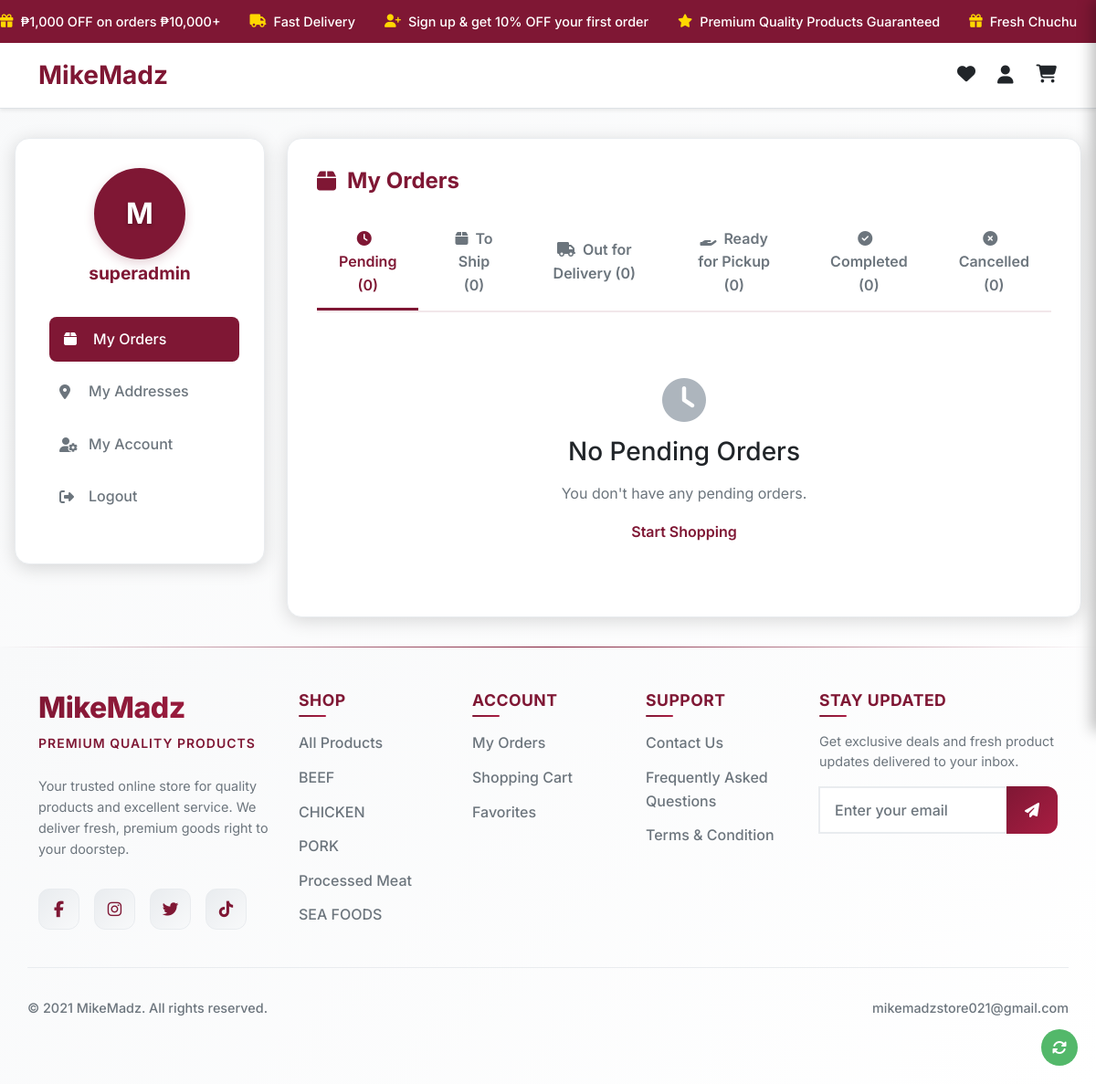
/orders.php (signed in), run on the app's committed database.
### tables this page shows
CREATE TABLE `promo_messages` (
  `id` int(11) NOT NULL,
  `message_text` text NOT NULL,
  `icon_class` varchar(100) NOT NULL DEFAULT 'fas fa-star',
  `is_active` tinyint(1) DEFAULT 1,
  `sort_order` int(11) DEFAULT 0,
  `created_at` timestamp NOT NULL DEFAULT current_timestamp(),
  `updated_at` timestamp NOT NULL DEFAULT current_timestamp() ON UPDATE current_timestamp()
);

CREATE TABLE `user_info` (
  `user_info_id` int(11) NOT NULL,
  `user_id` int(11) NOT NULL,
  `first_name` varchar(100) DEFAULT NULL,
  `last_name` varchar(100) DEFAULT NULL,
  `email` varchar(100) NOT NULL,
  `phone` varchar(20) DEFAULT NULL,
  `gcash_number` varchar(20) DEFAULT NULL,
  `profile_picture` varchar(255) DEFAULT NULL,
  `date_created` timestamp NOT NULL DEFAULT current_timestamp(),
  `date_updated` timestamp NOT NULL DEFAULT current_timestamp() ON UPDATE current_timestamp()
);

CREATE TABLE `users` (
  `user_id` int(11) NOT NULL,
  `username` varchar(50) NOT NULL,
  `password` varchar(255) NOT NULL,
  `is_active` tinyint(1) DEFAULT 1,
  `date_created` timestamp NOT NULL DEFAULT current_timestamp(),
  `date_updated` timestamp NOT NULL DEFAULT current_timestamp() ON UPDATE current_timestamp(),
  `usertype_id` int(11) DEFAULT NULL,
  `email_verified` tinyint(1) DEFAULT 0,
  `id_verified` tinyint(1) DEFAULT 0
);

CREATE TABLE `categories` (
  `category_id` int(11) NOT NULL,
  `category_name` varchar(100) NOT NULL,
  `is_archive` tinyint(1) DEFAULT 0
);

### orders.php (the view, shortened to what this page needs)
<?php
include 'includes/db.php';
$user_id = $_SESSION['user_id'];
$sql = "SELECT u.user_id, u.username, ui.first_name, ui.last_name, ui.email, ui.phone, ui.gcash_number, ui.user_info_id, ui.profile_picture
        FROM users u
        INNER JOIN user_info ui ON u.user_id = ui.user_id
        WHERE u.user_id = :user_id";
$stmt = $pdo->prepare($sql);
$stmt->bindParam(':user_id', $user_id);
$stmt->execute();
$user = $stmt->fetch(PDO::FETCH_ASSOC);
$allOrders = [];
$pendingOrders = array_filter($allOrders, function($order) {
    return $order['status'] === 'Pending';
});
$toShipOrders = array_filter($allOrders, function($order) {
    return $order['status'] === 'To Ship';
});
$outForDeliveryOrders = array_filter($allOrders, function($order) {
    return $order['status'] === 'Out for delivery';
});
$completedOrders = array_filter($allOrders, function($order) {
    return $order['status'] === 'Completed';
});
$cancelledOrders = array_filter($allOrders, function($order) {
    return $order['status'] === 'Cancelled';
});
$readyForPickupOrders = array_filter($allOrders, function($order) {
    return $order['status'] === 'Ready for Pick Up';
});
?>
<!DOCTYPE html>
<html lang="en">
<head>
    <?php include 'includes/user_head.php'; ?>
</head>
<body>
<?php include 'includes/user_promo.php'; ?>
    <?php include 'includes/user_navbar.php'; ?>
    <div class="profile-container">
        <div class="row g-4">
            <div class="col-lg-3">
                <div class="profile-sidebar">
                    <div class="text-center">
                        <?php
                        $hasProfilePicture = !empty($user['profile_picture']) &&
                                           $user['profile_picture'] !== 'uploads/default.png' &&
                                           file_exists($user['profile_picture']);
                        if ($hasProfilePicture): ?>
                            <img src="<?= htmlspecialchars($user['profile_picture']) ?>"
                                 alt="Profile Picture"
                                 class="profile-avatar" />
                        <?php else: ?>
                            <?php
                            $firstName = $user['first_name'] ?? '';
                            $lastName = $user['last_name'] ?? '';
                            $initials = '';
                            if (!empty($firstName) && !empty($lastName)) {
                                $initials = strtoupper(substr($firstName, 0, 1) . substr($lastName, 0, 1));
                            } elseif (!empty($firstName)) {
                                $initials = strtoupper(substr($firstName, 0, 1));
                            } elseif (!empty($lastName)) {
                                $initials = strtoupper(substr($lastName, 0, 1));
                            } else {
                                $initials = strtoupper(substr($user['username'], 0, 1));
                            }
                            ?>
                            <div class="profile-avatar profile-avatar-initials"
                                 style="background: var(--bs-secondary);
                                        color: white;
                                        display: flex;
                                        align-items: center;
                                        justify-content: center;
                                        font-size: 2rem;
                                        font-weight: 700;
                                        text-shadow: 0 2px 4px rgba(0,0,0,0.3);
                                        width: 100px;
                                        height: 100px;
                                        margin: 0 auto;
                                        box-shadow: 0 4px 12px rgba(127, 23, 52, 0.2);">
                                <?= htmlspecialchars($initials) ?>
                            </div>
                        <?php endif; ?>
                        <div class="profile-name"><?= htmlspecialchars($user['username']); ?></div>
                    </div>
                    <ul class="nav-links">
                        <li class="nav-link-item">
                            <a href="#orders" class="nav-link-btn active">
                                <i class="fas fa-box"></i>
                                My Orders
                            </a>
                        </li>
                        <li class="nav-link-item">
                            <a href="#addresses" class="nav-link-btn">
                                <i class="fas fa-map-marker-alt"></i>
                                My Addresses
                            </a>
                        </li>
                        <li class="nav-link-item">
                            <a href="#account" class="nav-link-btn">
                                <i class="fas fa-user-cog"></i>
                                My Account
                            </a>
                        </li>
                        <li class="nav-link-item">
                            <a href="#" class="nav-link-btn" onclick="confirmLogout()">
                                <i class="fas fa-sign-out-alt"></i>
                                Logout
                            </a>
                        </li>
                    </ul>
                </div>
            </div>
            <div class="col-lg-9">
                <div class="content-area">
                    <div id="orders" class="content-section active">
                        <h2 class="section-title">
                            <i class="fas fa-box"></i>
                            My Orders
                        </h2>
                        <div class="order-tabs">
                            <button class="tab-btn active" data-tab="pending">
                                <i class="fas fa-clock me-2"></i>Pending (<?= count($pendingOrders) ?>)
                            </button>
                            <button class="tab-btn" data-tab="to-ship">
                                <i class="fas fa-box me-2"></i>To Ship (<?= count($toShipOrders) ?>)
                            </button>
                            <button class="tab-btn" data-tab="out-for-delivery">
                                <i class="fas fa-truck me-2"></i>Out for Delivery (<?= count($outForDeliveryOrders) ?>)
                            </button>
                            <button class="tab-btn" data-tab="ready-pickup">
                                <i class="fas fa-hand-holding me-2"></i>Ready for Pickup (<?= count($readyForPickupOrders) ?>)
                            </button>
                            <button class="tab-btn" data-tab="completed">
                                <i class="fas fa-check-circle me-2"></i>Completed (<?= count($completedOrders) ?>)
                            </button>
                            <button class="tab-btn" data-tab="cancelled">
                                <i class="fas fa-times-circle me-2"></i>Cancelled (<?= count($cancelledOrders) ?>)
                            </button>
                        </div>
                        <div id="pending-orders" class="tab-content active">
                            <?php if (empty($pendingOrders)): ?>
                                <div class="empty-state">
                                    <i class="fas fa-clock"></i>
                                    <h3>No Pending Orders</h3>
                                    <p>You don't have any pending orders.</p>
                                    <a href="product.php">Start Shopping</a>
                                </div>
                            <?php endif; ?>
                        </div>
                    </div>
                </div>
            </div>
        </div>
    </div>
    <?php include 'includes/user_footer.php'; ?>
</body>
</html>

### includes/user_promo.php (shortened to what this page needs)
 <?php
$promo_messages = [];
try {
    include_once __DIR__ . '/db.php';
    $stmt = $pdo->query("SELECT * FROM promo_messages WHERE is_active = 1 ORDER BY sort_order ASC, created_at ASC");
    $promo_messages = $stmt->fetchAll(PDO::FETCH_ASSOC);
} catch (Exception $e) {
    $promo_messages = [
        ['message_text' => '₱1,000 OFF on orders ₱10,000+', 'icon_class' => 'fas fa-gift'],
        ['message_text' => 'Free Nationwide Delivery on ₱7,000+', 'icon_class' => 'fas fa-truck'],
        ['message_text' => 'Sign up & get 10% OFF your first order', 'icon_class' => 'fas fa-user-plus'],
        ['message_text' => 'Premium Quality Products Guaranteed', 'icon_class' => 'fas fa-star'],
        ['message_text' => '90 Minutes Express Delivery', 'icon_class' => 'fas fa-clock']
    ];
}
?>
<div class="promo-banner">
    <div class="promo-marquee">
        <?php foreach ($promo_messages as $message): ?>
            <div class="promo-item">
                <i class="<?= htmlspecialchars($message['icon_class']) ?>"></i><?= htmlspecialchars($message['message_text']) ?>
            </div>
        <?php endforeach; ?>
    </div>
</div>

### includes/user_footer.php (shortened to what this page needs)
<?php
include_once __DIR__ . '/db.php';
$footer_categories = [];
try {
    $stmt = $pdo->query("
        SELECT
            c.category_id,
            c.category_name,
            COUNT(p.product_id) as product_count
        FROM categories c
        LEFT JOIN products p ON c.category_id = p.category_id AND p.is_archive = 0
        GROUP BY c.category_id, c.category_name
        HAVING product_count > 0
        ORDER BY product_count DESC, c.category_name
        LIMIT 6
    ");
    $footer_categories = $stmt->fetchAll(PDO::FETCH_ASSOC);
} catch (PDOException $e) {
    $footer_categories = [];
}
?>
<footer class="footer">
    <div class="container">
        <div class="row g-4 py-5">
            <div class="col-lg-3 col-md-6">
                <div class="footer-brand mb-4">
                    <h2 class="brand-name">MikeMadz</h2>
                    <div class="brand-tagline">Premium Quality Products</div>
                </div>
                <p class="footer-description">
                    Your trusted online store for quality products and excellent service. We deliver fresh, premium goods right to your doorstep.
                </p>
                <div class="social-links">
                    <a href="https://www.facebook.com/profile.php?id=100080633373415&rdid=aUMAHJjLqc8iyS6F&share_url=https%3A%2F%2Fwww.facebook.com%2Fshare%2F1CWfcWaM36#" class="social-link" aria-label="Facebook" target="_blank" rel="noopener noreferrer">
                        <i class="fab fa-facebook-f"></i>
                    </a>
                    <a href="https://www.instagram.com/_mikemadz/?fbclid=IwY2xjawM7tJJleHRuA2FlbQIxMABicmlkETFNUnlFdHZhb0tQWnhDczRpAR74YXn5w3HVbILSwEbqrBNsAsWVgDSIG4BL0me2649S0H7rix1rIb6-suU8_w_aem_j99nmp4VFY9UePLoWrYFAQ" class="social-link" aria-label="Instagram" target="_blank" rel="noopener noreferrer">
                        <i class="fab fa-instagram"></i>
                    </a>
                    <a href="https://x.com/_mikemadz?fbclid=IwY2xjawM7szVleHRuA2FlbQIxMABicmlkETFFTHNRNExsVkN3b1g3TWpSAR4sjkp4ynBgeF98L9eiaM7HqoEMJ7kjMJIOYx23vFsrSbIgbxpcitbH9C9flA_aem_5ghteVEc9M4UPXDqpM1lTg" class="social-link" aria-label="Twitter" target="_blank" rel="noopener noreferrer">
                        <i class="fab fa-twitter"></i>
                    </a>
                    <a href="https://www.tiktok.com/@_mikemadz?fbclid=IwY2xjawM7tQ5leHRuA2FlbQIxMABicmlkETFNUnlFdHZhb0tQWnhDczRpAR7nONSLtD8m1pJow_8yumrTfhu0UjsEyQuNOxZKZt3CMSiGnwhAnSVfevi09g_aem_Wgz8xno5jClfgS5QhZpHaA" class="social-link" aria-label="TikTok" target="_blank" rel="noopener noreferrer">
                        <i class="fab fa-tiktok"></i>
                    </a>
                </div>
            </div>
            <div class="col-lg-2 col-md-6">
                <h5 class="footer-title">Shop</h5>
                <ul class="footer-links">
                    <li><a href="product.php">All Products</a></li>
                    <?php if (!empty($footer_categories)): ?>
                        <?php foreach ($footer_categories as $category): ?>
                            <li><a href="product.php?category=<?= urlencode(strtolower($category['category_name'])) ?>">
                                <?= htmlspecialchars(ucfirst($category['category_name'])) ?>
                            </a></li>
                        <?php endforeach; ?>
                    <?php endif; ?>
                </ul>
            </div>
            <div class="col-lg-2 col-md-6">
                <h5 class="footer-title">Account</h5>
                <ul class="footer-links">
                    <li><a href="orders.php">My Orders</a></li>
                    <li><a href="cart.php">Shopping Cart</a></li>
                    <li><a href="favorites.php">Favorites</a></li>
                </ul>
            </div>
            <div class="col-lg-2 col-md-6">
                <h5 class="footer-title">Support</h5>
                <ul class="footer-links">
                    <li><a href="https://www.facebook.com/profile.php?id=100080633373415" target="_blank" rel="noopener noreferrer">Contact Us</a></li>
                    <li><a href="faq.php">Frequently Asked Questions</a></li>
                    <li><a href="#" data-bs-toggle="modal" data-bs-target="#termsModal">Terms &amp; Condition</a></li>
                </ul>
            </div>
            <div class="col-lg-3 col-md-6">
                <h5 class="footer-title">Stay Updated</h5>
                <p class="newsletter-text">Get exclusive deals and fresh product updates delivered to your inbox.</p>
                <form class="newsletter-form" onsubmit="handleNewsletter(event)">
                    <div class="input-group">
                        <input type="email" id="newsletter-email" name="newsletter-email" class="form-control newsletter-input" placeholder="Enter your email" required>
                        <button type="submit" class="btn newsletter-btn">
                            <i class="fas fa-paper-plane"></i>
                        </button>
                    </div>
                </form>
        </div>
        <div class="footer-bottom">
            <div class="row align-items-center">
                <div class="col-md-6">
                    <p class="copyright-text">
                        &copy; <?php echo date('2021'); ?> MikeMadz. All rights reserved.
                    </p>
                </div>
                <div class="col-md-6">
                    <div class="footer-bottom-links">
                        <a href="mailto:mikemadzstore021@gmail.com">mikemadzstore021@gmail.com</a>
                    </div>
                </div>
            </div>
        </div>
    </div>
</footer>

### data on the page
promo_messages: message_text "₱1,000 OFF on orders ₱10,000+"
promo_messages: message_text "Fast Delivery"
promo_messages: message_text "Sign up & get 10% OFF your first order"
promo_messages: message_text "Premium Quality Products Guaranteed"
promo_messages: message_text "Fresh Chuchu"
user_info: first_name "M", user.username "superadmin"
categories: category_name "BEEF"
categories: category_name "CHICKEN"
categories: category_name "PORK"
categories: category_name "Processed Meat"
categories: category_name "SEA FOODS"

### other printed values
count($pendingOrders) "0"
count($toShipOrders) "0"
count($outForDeliveryOrders) "0"
count($readyForPickupOrders) "0"
count($completedOrders) "0"
count($cancelledOrders) "0"
